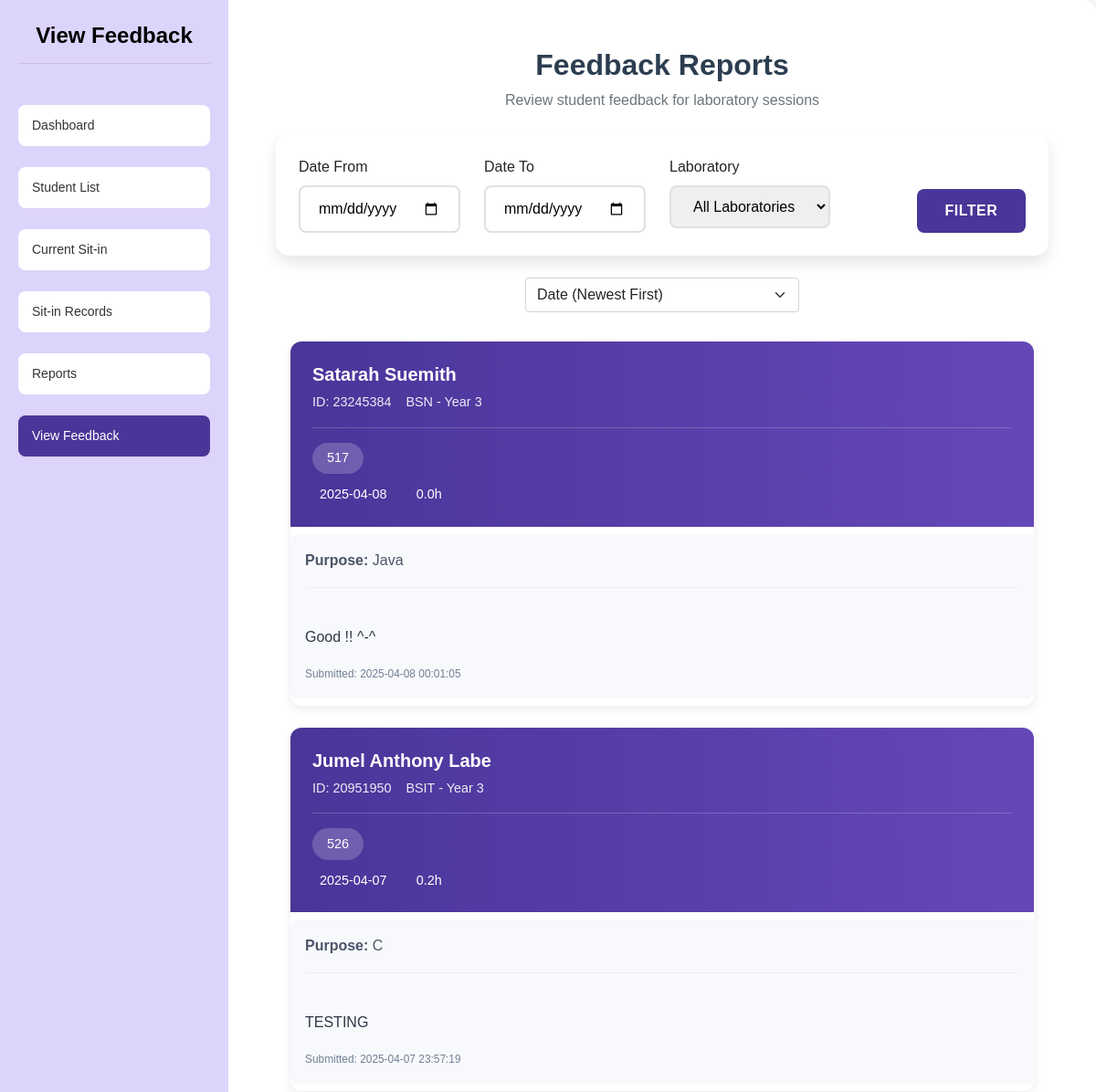
The app's page /feedback_reports (signed in, upper part), older data.
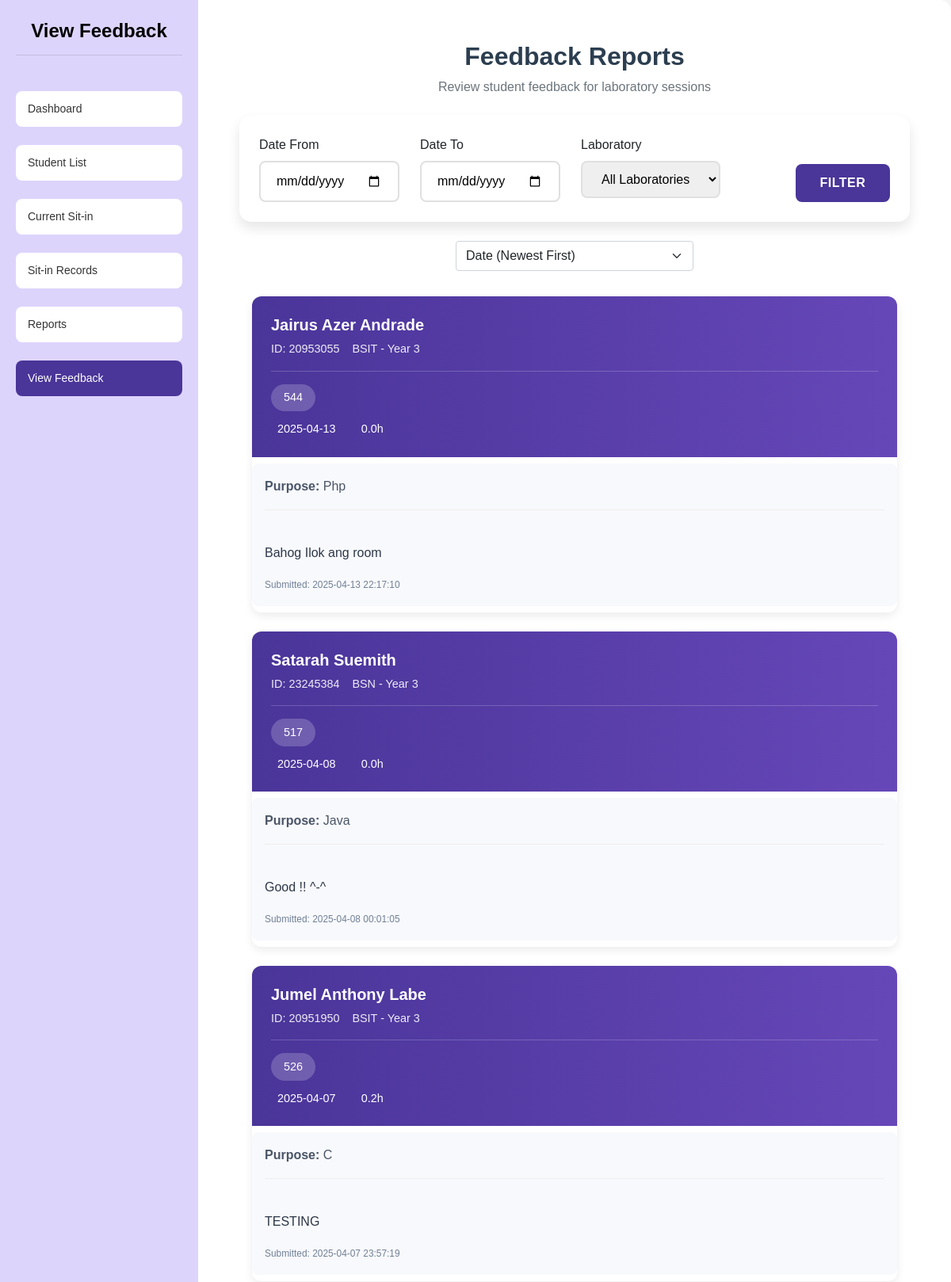
The same page, newer data.
### tables this page shows
CREATE TABLE sit_in_history (
    id INTEGER PRIMARY KEY AUTOINCREMENT,
    id_number TEXT NOT NULL,
    name TEXT NOT NULL,
    sit_purpose TEXT NOT NULL,
    laboratory TEXT NOT NULL,
    login_time TEXT NOT NULL,
    logout_time TEXT,
    date TEXT NOT NULL,
    action TEXT NOT NULL
, feedback TEXT, feedback_date TIMESTAMP);

CREATE TABLE students ( 
idno TEXT PRIMARY KEY,
lastname TEXT NOT NULL,
firstname TEXT NOT NULL,
midname TEXT,
course TEXT NOT NULL,
year_level INTEGER NOT NULL,
email_address TEXT NOT NULL,
username TEXT NOT NULL CHECK (username = idno),
password TEXT NOT NULL,
profile_picture TEXT DEFAULT NULL,
session_count INTEGER DEFAULT 30
);

### app.py (the view)
@app.route('/feedback_reports')
@admin_required
def feedback_reports():
    try:
        conn = get_db_connection()
        cursor = conn.cursor()
        query = """
            SELECT
                h.id,
                s.idno,
                s.firstname,
                s.lastname,
                s.course,
                s.year_level,
                h.sit_purpose,
                h.laboratory,
                h.feedback,
                h.date,
                h.login_time,
                h.logout_time,
                h.feedback_date,
                ROUND((julianday(h.logout_time) - julianday(h.login_time)) * 24, 1) as duration
            FROM sit_in_history h
            JOIN students s ON h.id_number = s.idno
            WHERE h.feedback IS NOT NULL
            AND h.feedback != ''
            ORDER BY h.feedback_date DESC
        """
        cursor.execute(query)
        feedbacks = cursor.fetchall()
        conn.close()
        return render_template('admin/feedback_report.html',
                             feedbacks=feedbacks)
    except sqlite3.Error as e:
        flash(f"Database error: {str(e)}", "danger")
        return redirect(url_for('admin_dashboard'))

### app.py (called while the page is built)
def get_db_connection():
    try:
        conn = sqlite3.connect('users.db')
        conn.row_factory = sqlite3.Row
        return conn
    except sqlite3.Error as e:
        print(f"Database connection error: {e}")
        return None

def admin_required(f):
    @wraps(f)
    def decorated_function(*args, **kwargs):
        if not all(session.get(key) for key in ['user_id', 'user_type', 'is_admin']):
            return redirect(url_for('login'))
        session.modified = True
        return f(*args, **kwargs)
    return decorated_function

@app.after_request
def add_header(response):
    response.headers['Cache-Control'] = 'no-store, no-cache, must-revalidate, post-check=0, pre-check=0, max-age=0'
    response.headers['Pragma'] = 'no-cache'
    response.headers['Expires'] = '-1'
    return response

### templates/admin/feedback_report.html (shortened to what the changed rows need)
{% extends "base.html" %}
{% block content %}
<div class="dashboard-container">
    <div class="sidebar">
        <h1 class="dashboard-title">View Feedback</h1>
    </div>
    <div class="content">
        <div class="main-container">
            <div class="reports-header mb-4">
                <h2 class="section-title">Feedback Reports</h2>
            </div>
            {% if feedbacks %}
            <div class="feedback-grid" id="feedbackGrid">
                {% for feedback in feedbacks %}
                <div class="feedback-card">
                    <div class="feedback-header">
                        <div class="student-info">
                            <h4>{{ feedback.firstname }} {{ feedback.lastname }}</h4>
                            <div class="student-details">
                                <span class="student-id">ID: {{ feedback.idno }}</span>
                                <span class="course-year">{{ feedback.course }} - Year {{ feedback.year_level }}</span>
                            </div>
                        </div>
                        <div class="session-info">
                            <span class="lab-badge">{{ feedback.laboratory }}</span>
                            <div class="time-details">
                                <div class="time-item">
                                    <span>{{ feedback.date }}</span>
                                </div>
                                <div class="time-item">
                                    <span>{{ feedback.duration }}h</span>
                                </div>
                            </div>
                        </div>
                    </div>
                    <div class="feedback-content">
                        <div class="purpose">
                            <strong>Purpose:</strong> {{ feedback.sit_purpose }}
                        </div>
                        <div class="feedback-text">
                            {{ feedback.feedback }}
                        </div>
                        <div class="feedback-meta">
                            <small>
                                Submitted: {{ feedback.feedback_date }}
                            </small>
                        </div>
                    </div>
                </div>
                {% endfor %}
            </div>
            {% else %}
            <div class="alert alert-info">
                No feedback reports available.
            </div>
            {% endif %}
        </div>
    </div>
</div>
<link rel="stylesheet" href="{{ url_for('static', filename='css/feedback.css') }}">
{% endblock %}

Row changes from the older to the newer data that the page shows:
added sit_in_history: firstname "Jairus Azer", lastname "Andrade", idno "20953055", course "BSIT", year_level "3", laboratory "544", date "2025-04-13", duration "0.0", sit_purpose "Php", feedback "Bahog Ilok ang room", feedback_date "2025-04-13 22:17:10"
